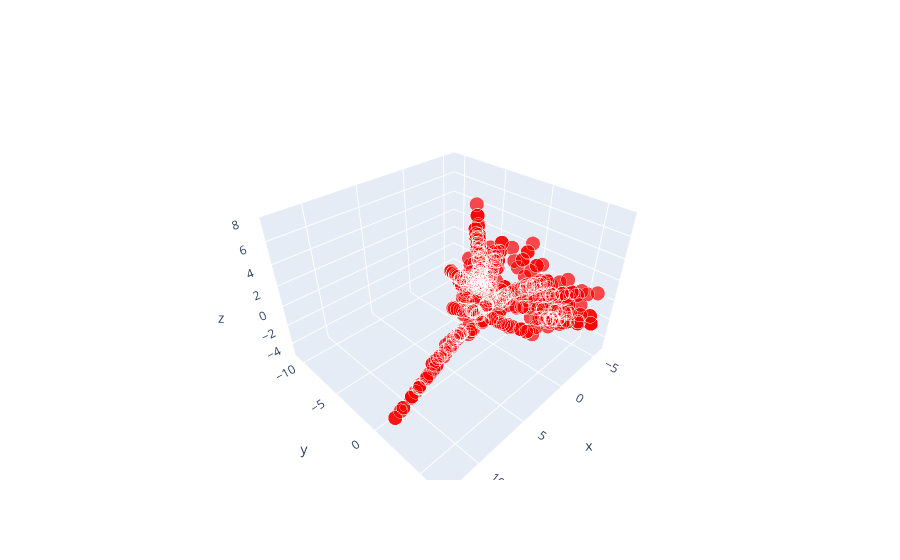

Write notebook code for a chart like this one.
### Code cell
matrix=np.load(r"C:\Users\Daniele\Desktop\Graph mining\graphs\icalpw\icalpwEnriched2001_mvsMatrix.npy")
fig=go.Figure(data=[go.Scatter3d(x=matrix[0],y=matrix[1],z=matrix[2],mode='markers',marker=dict(
            color='red',
            size=[5],
            sizemode='diameter'
        )
    )])
fig.show()

### Figure 1 — Plotly figure (JSON) as saved in the notebook; plotly's stock layout.template omitted (floating-point values rounded to 4 significant figures; data arrays with more than 128 entries replaced by an {"elided": "..."} marker saying what was removed)
{"data": [{"marker": {"color": "red", "size": [5], "sizemode": "diameter"}, "mode": "markers", "type": "scatter3d", "x": {"elided": "751 float values"}, "y": {"elided": "751 float values"}, "z": {"elided": "751 float values"}}], "layout": {}}
